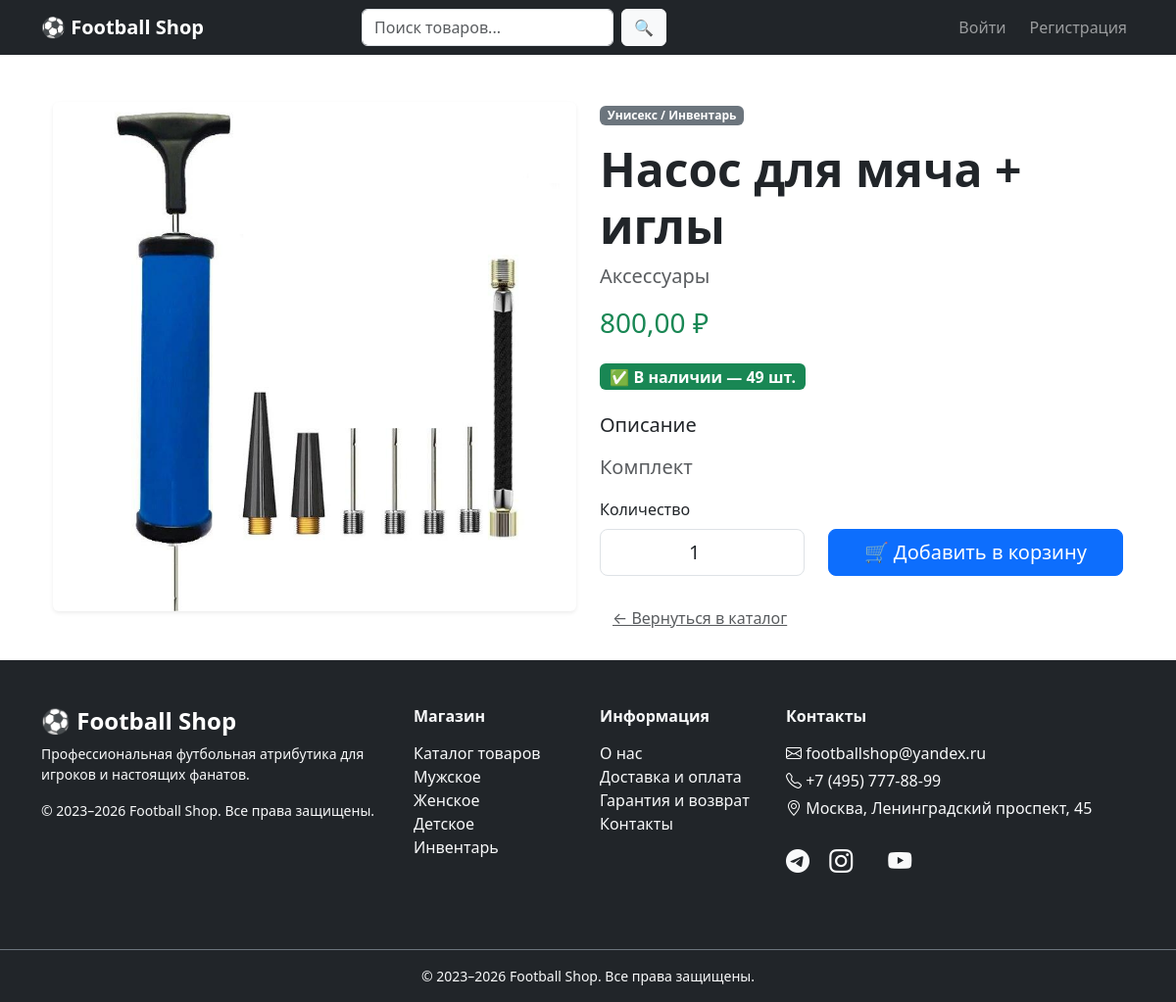
The app's page /product/nasos-dlya-myacha-igly/ with its own data.
### shop/models.py (models this page shows, shortened)
class Product(models.Model):
    category = models.ForeignKey(Category, on_delete=models.CASCADE, related_name='products')
    GENDER_CHOICES = [
        ('male', 'Мужское'),
        ('female', 'Женское'),
        ('kids', 'Детское'),
        ('unisex', 'Унисекс / Инвентарь'),
    ]
    gender = models.CharField(
        max_length=10,
        choices=GENDER_CHOICES,
        default='unisex',
        verbose_name="Пол / Категория"
    )
    tags = models.ManyToManyField(Tag, blank=True, related_name='products')
    name = models.CharField(max_length=200, verbose_name="Название")
    slug = models.SlugField(max_length=250, unique=True, blank=True)
    description = models.TextField()
    price = models.DecimalField(max_digits=10, decimal_places=2, validators=[MinValueValidator(0)])
    stock = models.PositiveIntegerField(default=0, verbose_name="На складе")
    image = models.ImageField(upload_to='products/', blank=True, null=True)
    is_available = models.BooleanField(default=True)
    created_at = models.DateTimeField(auto_now_add=True)
    updated_at = models.DateTimeField(auto_now=True)
    class Meta:
        verbose_name = "Товар"
        verbose_name_plural = "Товары"
        ordering = ['-created_at']

class Category(models.Model):
    name = models.CharField(max_length=100, unique=True, verbose_name="Категория")
    slug = models.SlugField(max_length=120, unique=True, blank=True)
    description = models.TextField(blank=True)
    class Meta:
        verbose_name = "Категория"
        verbose_name_plural = "Категории"
        ordering = ['name']
    def __str__(self):
        return self.name

### shop/views.py (the view)
# urls.py: path('product/<slug:slug>/', views.product_detail, name='product_detail'),
def product_detail(request, slug):
    product = get_object_or_404(Product, slug=slug, is_available=True)
    return render(request, 'shop/product_detail.html', {'product': product})

### templates/shop/product_detail.html (shortened to what this page needs)
{% extends 'base.html' %}
{% block content %}
<div class="container py-4">
    <div class="row">
        <div class="col-lg-6 mb-5 mb-lg-0">
            <div class="card border-0 shadow-sm">
                {% if product.image %}
                    <img src="{{ product.image.url }}"
                         class="img-fluid w-100 rounded-4"
                         alt="{{ product.name }}"
                         style="max-height: 520px; object-fit: contain;">
                {% else %}
                    <div class="bg-light rounded-4 d-flex align-items-center justify-content-center" style="height: 520px;">
                        <span class="text-muted fs-1">⚽</span>
                    </div>
                {% endif %}
            </div>
        </div>
        <div class="col-lg-6">
            <span class="badge bg-secondary mb-3">{{ product.get_gender_display }}</span>
            <h1 class="display-5 fw-bold mb-2">{{ product.name }}</h1>
            <p class="text-muted fs-5">{{ product.category }}</p>
            <h3 class="text-success mb-4">{{ product.price }} ₽</h3>
            <div class="mb-4">
                {% if product.stock > 0 %}
                    <span class="badge bg-success fs-6">✅ В наличии — {{ product.stock }} шт.</span>
                {% else %}
                    <span class="badge bg-danger fs-6">❌ Нет в наличии</span>
                {% endif %}
            </div>
            <h5 class="mb-3">Описание</h5>
            <p class="lead text-muted">{{ product.description }}</p>
            <form method="post" action="{% url 'shop:cart_add' product.id %}">
                <div class="row align-items-end">
                    <div class="col-5">
                        <label class="form-label">Количество</label>
                        <input type="number"
                               name="quantity"
                               value="1"
                               min="1"
                               max="{{ product.stock|default:1 }}"
                               class="form-control form-control-lg text-center">
                    </div>
                    <div class="col-7">
                        <button type="submit" class="btn btn-primary btn-lg w-100">
                            🛒 Добавить в корзину
                        </button>
                    </div>
                </div>
            </form>
            <a href="{% url 'shop:index' %}" class="btn btn-link text-muted mt-4">
                ← Вернуться в каталог
            </a>
        </div>
    </div>
</div>
{% endblock %}

### templates/shop/product_detail.html (style rules this page uses)
.card { transition: transform 0.3s ease; }

### records on screen
Product: image (picture), gender "Унисекс / Инвентарь", name "Насос для мяча + иглы", category "Аксессуары", price "800,00", stock "49", description "Комплект"
